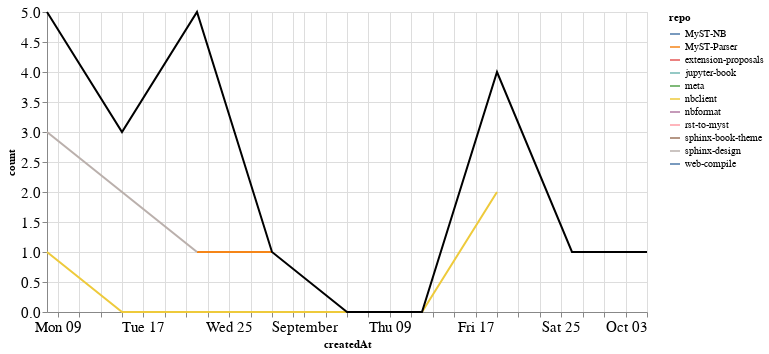

Here is the notebook cell this chart was saved with:
### Markdown cell above
### PRs

### Code cell
prs_time = prs.groupby('repo').resample('W', on='createdAt').count()['author'].reset_index()
prs_time = prs_time.rename(columns={'author': 'count'})
prs_time_total = prs_time.groupby('createdAt').agg({"count": "sum"}).reset_index()

ch1 = alt.Chart(prs_time, width=600).mark_line().encode(
    x='createdAt',
    y='count',
    color='repo',
    tooltip="repo"
)

ch2 = alt.Chart(prs_time_total, width=600).mark_line(color="black").encode(
    x='createdAt',
    y='count',
)

ch1 + ch2

### Figure 1 — Vega-Lite specification as saved in the notebook (floating-point values rounded to 4 significant figures)
{"config": {"axisLeft": {"labelFontSize": 15}, "axisBottom": {"labelFontSize": 15}}, "layer": [{"data": {"name": "data-f9da2b8c1b12c5f8d7d074c2d3d5265e"}, "mark": "line", "encoding": {"color": {"type": "nominal", "field": "repo"}, "tooltip": {"type": "nominal", "field": "repo"}, "x": {"type": "temporal", "field": "createdAt"}, "y": {"type": "quantitative", "field": "count"}}, "width": 600}, {"data": {"name": "data-01c6b669a613b7e085c739d9962f1958"}, "mark": {"type": "line", "color": "black"}, "encoding": {"x": {"type": "temporal", "field": "createdAt"}, "y": {"type": "quantitative", "field": "count"}}, "width": 600}], "$schema": "https://vega.github.io/schema/vega-lite/v4.8.1.json", "datasets": {"data-f9da2b8c1b12c5f8d7d074c2d3d5265e": [{"repo": "MyST-NB", "createdAt": "2021-10-03T00:00:00", "count": 1}, {"repo": "MyST-Parser", "createdAt": "2021-08-22T00:00:00", "count": 1}, {"repo": "MyST-Parser", "createdAt": "2021-08-29T00:00:00", "count": 1}, {"repo": "extension-proposals", "createdAt": "2021-09-19T00:00:00", "count": 1}, {"repo": "jupyter-book", "createdAt": "2021-08-15T00:00:00", "count": 1}, {"repo": "meta", "createdAt": "2021-08-08T00:00:00", "count": 1}, {"repo": "nbclient", "createdAt": "2021-08-08T00:00:00", "count": 1}, {"repo": "nbclient", "createdAt": "2021-08-15T00:00:00", "count": 0}, {"repo": "nbclient", "createdAt": "2021-08-22T00:00:00", "count": 0}, {"repo": "nbclient", "createdAt": "2021-08-29T00:00:00", "count": 0}, {"repo": "nbclient", "createdAt": "2021-09-05T00:00:00", "count": 0}, {"repo": "nbclient", "createdAt": "2021-09-12T00:00:00", "count": 0}, {"repo": "nbclient", "createdAt": "2021-09-19T00:00:00", "count": 2}, {"repo": "nbformat", "createdAt": "2021-09-19T00:00:00", "count": 1}, {"repo": "rst-to-myst", "createdAt": "2021-08-22T00:00:00", "count": 2}, {"repo": "sphinx-book-theme", "createdAt": "2021-08-22T00:00:00", "count": 1}, {"repo": "sphinx-design", "createdAt": "2021-08-08T00:00:00", "count": 3}, {"repo": "sphinx-design", "createdAt": "2021-08-15T00:00:00", "count": 2}, {"repo": "sphinx-design", "createdAt": "2021-08-22T00:00:00", "count": 1}, {"repo": "web-compile", "createdAt": "2021-09-26T00:00:00", "count": 1}], "data-01c6b669a613b7e085c739d9962f1958": [{"createdAt": "2021-08-08T00:00:00", "count": 5}, {"createdAt": "2021-08-15T00:00:00", "count": 3}, {"createdAt": "2021-08-22T00:00:00", "count": 5}, {"createdAt": "2021-08-29T00:00:00", "count": 1}, {"createdAt": "2021-09-05T00:00:00", "count": 0}, {"createdAt": "2021-09-12T00:00:00", "count": 0}, {"createdAt": "2021-09-19T00:00:00", "count": 4}, {"createdAt": "2021-09-26T00:00:00", "count": 1}, {"createdAt": "2021-10-03T00:00:00", "count": 1}]}}
